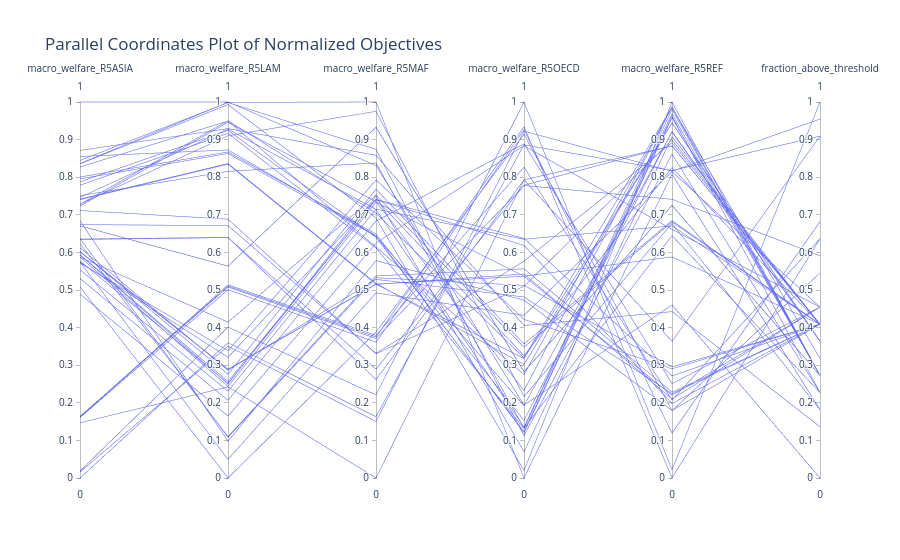

Notebook cell for this chart:
### Code cell
# Read the reference set csv
import pandas as pd

path = "data/temporary/MOMA_DATA/200k" # Change this to your path

reference_set = pd.read_csv(f"{path}/MOMA_reference_set.csv")
# reference_set = pd.read_csv(f"{path}/200000.csv")

# Print reading from path and filename
# print(f"Reading reference set from {path}/MOMA_reference_set.csv")
# Print number of rows
print(f"Reference set size: {reference_set.shape[0]}")



df = reference_set

# Keep the last 6 columns
df_last6 = df.iloc[:, -6:]

# Print min and max of each of the last 6 columns
for column in df_last6.columns:
    print(f"{column}: min = {df_last6[column].min()}, max = {df_last6[column].max()}")
    # print difference between max and min
    print(f"{column}: range = {df_last6[column].max() - df_last6[column].min()}")


# Normalize the last 6 columns between 0 and 1
df_normalized = df_last6.copy()
for column in df_normalized.columns:
    min_val = df_normalized[column].min()
    max_val = df_normalized[column].max()
    df_normalized[column] = (df_normalized[column] - min_val) / (max_val - min_val)

# Use plotly to create a parallel axes plot
import plotly.express as px
fig = px.parallel_coordinates(
    df_normalized,
    dimensions=df_normalized.columns,
    title="Parallel Coordinates Plot of Normalized Objectives",
)
fig.show()

df.columns
